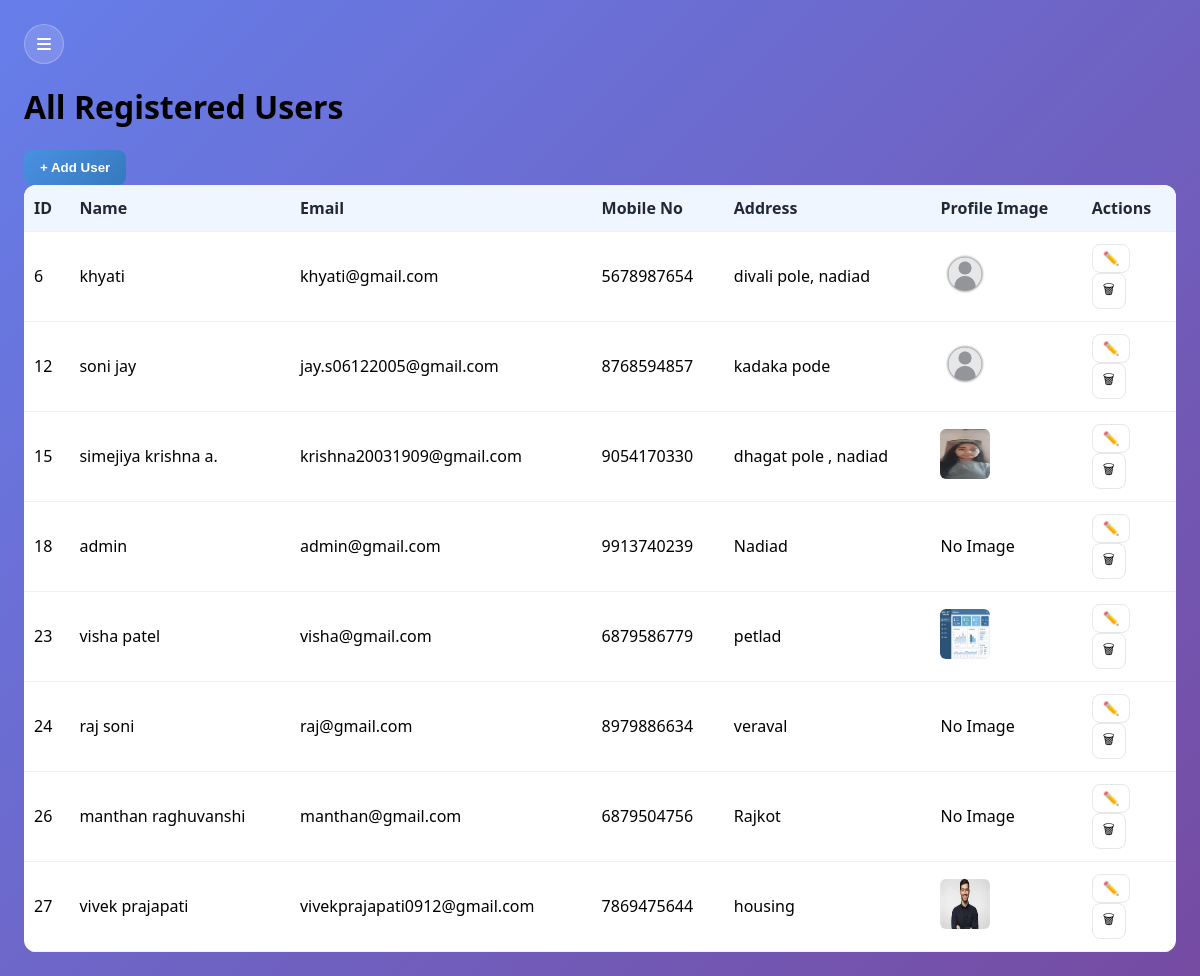
The app's page /adminpanel/all_users/ with its own data.
### accounts/models.py (models this page shows, shortened)
class registration(models.Model):
    name = models.CharField(max_length=50)
    email = models.EmailField(unique=True)
    mobileno = models.CharField(max_length=10)
    address = models.TextField(default=" ")
    password = models.CharField(max_length=8,default=" ")
    image = models.ImageField(upload_to='profile_image/', default='default.jpg')

### adminpanel/views.py (the view, shortened to what this page needs)
# urls.py: path('all_users/',all_users,name='all_users'),
def all_users(request):
    users = registration.objects.all()
    new_complaints_count = complaint.objects.filter(status=complaint.Status.NEW).count()
    return render(request, 'all_users.html', {
        'users': users,
        'new_complaints_count': new_complaints_count
    })

### adminpanel/templates/all_users.html (shortened to what this page needs)
{% load static %}
<!DOCTYPE html>
<html lang="en">
<head>
  <link rel="stylesheet" href="{% static 'CSS/all_users.css' %}?v=1.0">
  <link href="https://cdnjs.cloudflare.com/ajax/libs/font-awesome/6.4.0/css/all.min.css" rel="stylesheet" />
</head>
<body>
  <div class="container">
    <main class="main">
      <header>
        <div class="menu-toggle" id="menu-toggle">
          <i class="fas fa-bars"></i>
        </div>
        <h1>All Registered Users</h1>
        <button class="add-user-btn" onclick="showFormRow()">+ Add User</button>
      </header>
      <table>
        <thead>
          <tr>
            <th>ID</th>
            <th>Name</th>
            <th>Email</th>
            <th>Mobile No</th>
            <th>Address</th>
            <th>Profile Image</th>
            <th>Actions</th>
          </tr>
        </thead>
        <tbody>
          {% for user in users %}
            {% if edit_id == user.id %}
              <form method="POST" action="{% url 'all_users' %}" enctype="multipart/form-data">
                {% csrf_token %}
                <tr>
                  <td>{{ user.id }}</td>
                  <td><input type="text" name="name" value="{{ user.name }}" required></td>
                  <td><input type="email" name="email" value="{{ user.email }}" required></td>
                  <td><input type="text" name="mobileno" value="{{ user.mobileno }}"></td>
                  <td><input type="text" name="address" value="{{ user.address }}"></td>
                  <td><input type="file" name="image"></td>
                  <td>
                    <input type="hidden" name="edit_user_id" value="{{ user.id }}">
                    <button type="submit">Update</button>
                  </td>
                </tr>
              </form>
            {% else %}
              <tr>
                <td>{{ user.id }}</td>
                <td>{{ user.name }}</td>
                <td>{{ user.email }}</td>
                <td>{{ user.mobileno }}</td>
                <td>{{ user.address }}</td>
                <td>
                  {% if user.image %}
                    <img src="{{ user.image.url }}" width="50" height="50" style="border-radius:6px;">
                  {% else %}
                    No Image
                  {% endif %}
                </td>
                <td>
                  <form method="POST" action="{% url 'all_users' %}" class="inline-form">
                    <button type="submit">✏️</button>
                  </form>
                  <form method="POST" action="{% url 'delete_user' user.id %}" class="inline-form">
                    <button type="submit" onclick="return confirm('Are you sure you want to delete this user?')">🗑</button>
                  </form>
                </td>
              </tr>
            {% endif %}
          {% endfor %}
        </tbody>
      </table>
    </main>
  </div>
</body>
</html>

### adminpanel/static/CSS/all_users.css (style rules this page uses)
* { box-sizing: border-box; }
body { margin: 0; font-family: 'Segoe UI', Tahoma, Geneva, Verdana, sans-serif; background: linear-gradient(135deg, #667eea 0%, #764ba2 100%); min-height: 100vh; }
.container { display: flex; min-height: 100vh; position: relative; }
.main { flex: 1; padding: 24px; margin-left: 250px; transition: margin-left 0.4s ease; width: 100%; }
.sidebar.collapsed ~ .main { margin-left: 0; }
.menu-toggle { position: sticky; top: 12px; display: inline-flex; align-items: center; justify-content: center; width: 40px; height: 40px; border-radius: 50%; background: rgba(255,255,255,0.15); color: #fff; border: 1px solid rgba(255,255,255,0.25); cursor: pointer; }
.menu-toggle i { pointer-events: none; }
.add-user-btn { padding: 10px 16px; background: linear-gradient(135deg, #4a90e2, #357abd); color: #fff; border: none; border-radius: 8px; cursor: pointer; font-weight: 600; }
table { width: 100%; border-collapse: collapse; background: #fff; border-radius: 12px; overflow: hidden; }
th, td { padding: 12px 10px; border-bottom: 1px solid #eef2f7; }
th { background: #eff6ff; text-align: left; color: #1f2937; }
button { padding: 6px 10px; border-radius: 8px; border: 1px solid #e5e7eb; background: #fff; cursor: pointer; }

### records on screen
registration: id "6", name "khyati", email "khyati@gmail.com", mobileno "5678987654", address "divali pole, nadiad", image (placeholder picture)
registration: id "12", name "soni jay", email "jay.s06122005@gmail.com", mobileno "8768594857", address "kadaka pode", image (placeholder picture)
registration: id "15", name "simejiya krishna a.", email "krishna20031909@gmail.com", mobileno "9054170330", address "dhagat pole , nadiad", image (picture)
registration: id "18", name "admin", email "admin@gmail.com", mobileno "9913740239", address "Nadiad", image "No Image"
registration: id "23", name "visha patel", email "visha@gmail.com", mobileno "6879586779", address "petlad", image (picture)
registration: id "24", name "raj soni", email "raj@gmail.com", mobileno "8979886634", address "veraval", image "No Image"
registration: id "26", name "manthan raghuvanshi", email "manthan@gmail.com", mobileno "6879504756", address "Rajkot", image "No Image"
registration: id "27", name "vivek prajapati", email "vivekprajapati0912@gmail.com", mobileno "7869475644", address "housing", image (picture)
